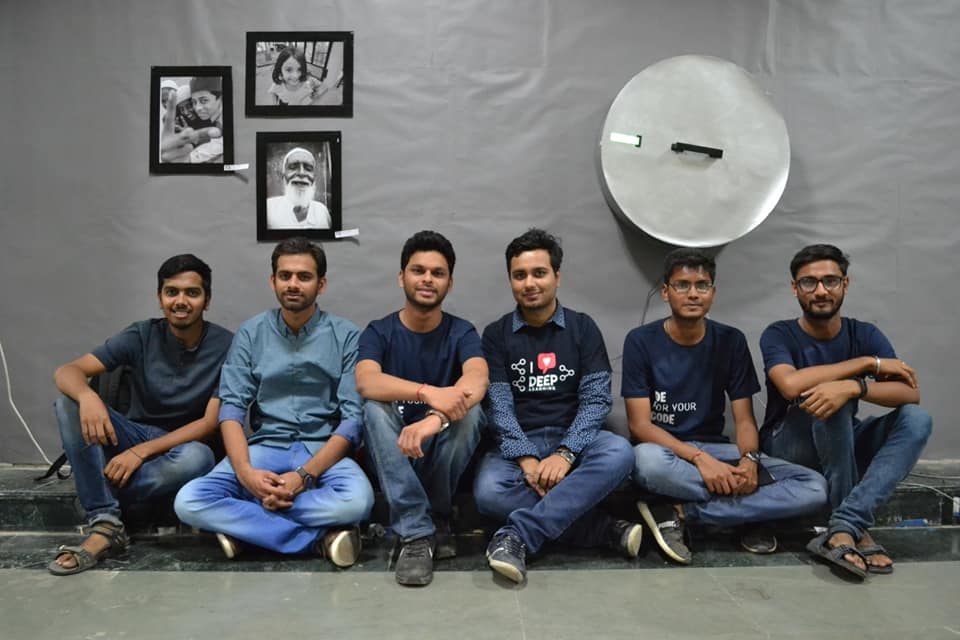
#> input picture Day-1/image.jpg, 960 x 640 px
$ jupyter execute 'Numpy Basics.ipynb'   (shell and % lines are left out)
#> lines starting #> are read from the running program, lines starting #| are printed output that depends on the picture
[cell 1]
import numpy as np

[cell 2]
a = [1,2,3]

a1 = np.array(a)

[cell 3]
print(type(a))
print(type(a1))

[cell 4]
a

[cell 5]
a1 + 1

[cell 6]
# Special Arrays
a = np.array([[1,2,3],
              [4,5,6]])
print(a)

[cell 7]
rows = a.shape[0]
cols = a.shape[1]
print(a.shape)
print(rows)
print(cols)

[cell 8]
m = np.ones((5,4),dtype='int32')
m[2:4,1:3] = 5 #Select a subsection of rows & cols
print(m)

[cell 9]
np.max(m,axis=1)

[cell 10]
np.sum(m,axis=1)

[cell 11]
z = (np.zeros((5,3)) + 3)*5
print(z)

[cell 12]
z2 = z/3
print(z2)

[cell 13]
z2[ : ,0:1] = 1

[cell 14]
z2

[cell 15]
z.shape,z2.shape

[cell 16]
a = np.vstack((z,z2))
print(a.shape)

[cell 17]
a

[cell 18]
b = np.hstack((z,z2))
print(b.shape)

[cell 19]
b

[cell 20]
import matplotlib.pyplot as plt
import cv2

[cell 21]
img = plt.imread('image.jpg')
#> img is the input picture: shape (640, 960, 3); mean R, G, B 108.9, 109.7, 109.8

[cell 22]
img.shape
#> Out = (640, 960, 3)

[cell 23]
plt.imshow(img)
plt.show()

[cell 24]
crop_image = img[200:500,400:600]
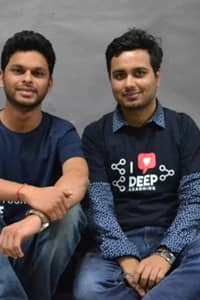
#> crop_image: shape (300, 200, 3); mean R, G, B 89.6, 84.8, 88.1
plt.imshow(crop_image)
plt.show()

#### Download the Face Template (XML File) from
http://cb.lk/facemodel

#### Google Colab(ony for those using google colab)
!wget https://www.dropbox.com/s/5o64ru428jlb29g/haarcascade_frontalface_alt.xml?dl=0

[cell 25]
import cv2

facedetector = cv2.CascadeClassifier('face_template.xml')

[cell 26]
faces = facedetector.detectMultiScale(img,1.2,5)
#> faces = [[278, 149, 45, 45], [401, 250, 54, 54], [266, 254, 57, 57], [501, 251, 60, 60], [666, 264, 54, 54], [154, 271, 55, 55], [792, 258, 60, 60]]

[cell 27]
for f in faces:
    x,y,w,h = f
    green = (0,255,0)
    cv2.rectangle(img,(x,y),(x+w,y+h),green,5)
#> this loop made 7 passes

plt.imshow(img)
plt.imsave('test.jpg',img)
plt.show()

[cell 28]
cropped_faces = []

for f in faces:
    x,y,w,h = f
    green = (0,255,0)
    cv2.rectangle(img,(x,y),(x+w,y+h),green,5)
    cropped_faces.append(img[y:y+h,x:x+w])
#> after the loop, cropped_faces = 7 items


plt.imshow(img)
plt.imsave('test.jpg',img)
plt.show()

[cell 29]
new_list = []
for cf in cropped_faces:
    cf_resize = cv2.resize(cf,(100,100))
    new_list.append(cf_resize)
#> this loop made 7 passes
#> pass 1, `cf_resize = cv2.resize(cf,(100,100))`:
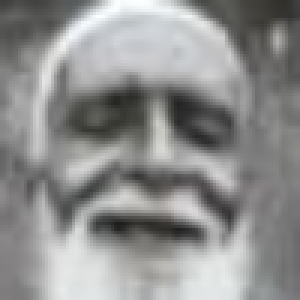
#> cf_resize: shape (100, 100, 3) (shown 3 times larger); mean of channels 0, 1, 2 143.5, 143.9, 143.2; drawn as R, G, B
#> pass 2, `cf_resize = cv2.resize(cf,(100,100))`:
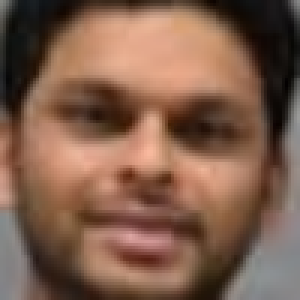
#> cf_resize: shape (100, 100, 3) (shown 3 times larger); mean of channels 0, 1, 2 127.8, 94.2, 76.2; drawn as R, G, B
#> pass 3, `cf_resize = cv2.resize(cf,(100,100))`:
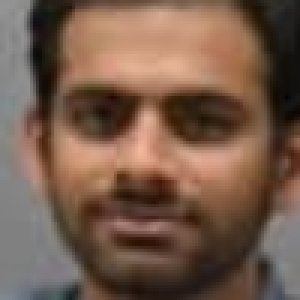
#> cf_resize: shape (100, 100, 3) (shown 3 times larger); mean of channels 0, 1, 2 118.3, 91.5, 75.4; drawn as R, G, B
#> after the loop, new_list = 7 items
    #plt.imshow(cf_resize)
    #plt.show()

[cell 30]
all_f = np.hstack(new_list)
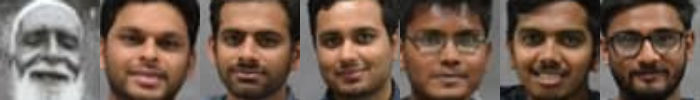
#> all_f: shape (100, 700, 3); mean of channels 0, 1, 2 117.7, 95.4, 81.8; drawn as R, G, B
plt.imshow(all_f)
plt.show()
